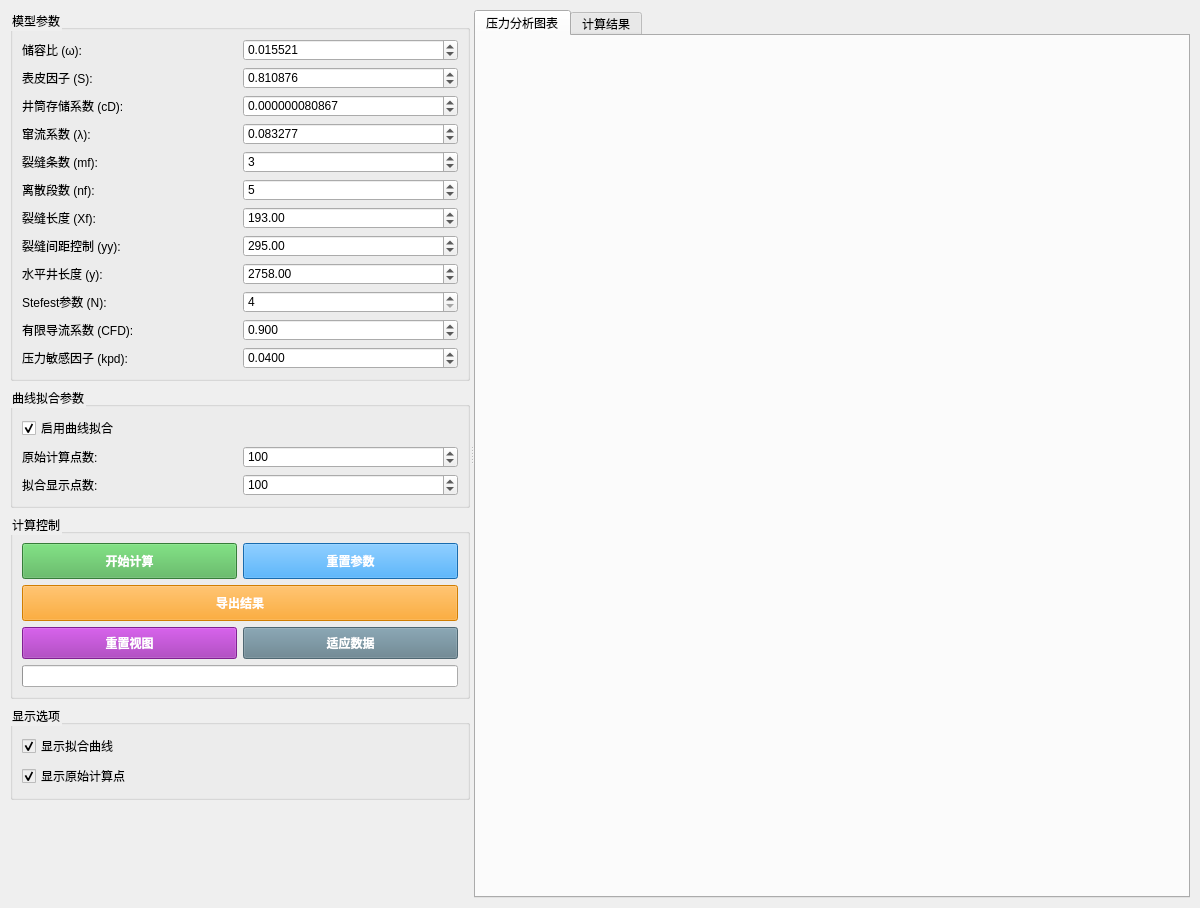
<?xml version="1.0" encoding="UTF-8"?>
<ui version="4.0">
 <class>ModelWidget2</class>
 <widget class="QWidget" name="ModelWidget2">
  <property name="geometry">
   <rect>
    <x>0</x>
    <y>0</y>
    <width>1200</width>
    <height>908</height>
   </rect>
  </property>
  <property name="windowTitle">
   <string>多孔隙介质页岩油藏渗流模型</string>
  </property>
  <property name="styleSheet">
   <string>QWidget { color: black; }</string>
  </property>
  <layout class="QVBoxLayout" name="mainLayout">
   <property name="leftMargin">
    <number>10</number>
   </property>
   <property name="topMargin">
    <number>10</number>
   </property>
   <property name="rightMargin">
    <number>10</number>
   </property>
   <property name="bottomMargin">
    <number>10</number>
   </property>
   <item>
    <widget class="QSplitter" name="mainSplitter">
     <property name="orientation">
      <enum>Qt::Orientation::Horizontal</enum>
     </property>
     <widget class="QWidget" name="leftPanel">
      <property name="minimumSize">
       <size>
        <width>420</width>
        <height>0</height>
       </size>
      </property>
      <property name="maximumSize">
       <size>
        <width>460</width>
        <height>16777215</height>
       </size>
      </property>
      <layout class="QVBoxLayout" name="leftLayout">
       <item>
        <widget class="QGroupBox" name="parameterGroup">
         <property name="title">
          <string>模型参数</string>
         </property>
         <layout class="QGridLayout" name="paramLayout">
          <item row="0" column="0">
           <widget class="QLabel" name="label_omega">
            <property name="text">
             <string>储容比 (ω):</string>
            </property>
           </widget>
          </item>
          <item row="0" column="1">
           <widget class="QDoubleSpinBox" name="omegaSpinBox">
            <property name="decimals">
             <number>6</number>
            </property>
            <property name="minimum">
             <double>0.000001000000000</double>
            </property>
            <property name="maximum">
             <double>0.999000000000000</double>
            </property>
            <property name="singleStep">
             <double>0.001000000000000</double>
            </property>
            <property name="value">
             <double>0.015521000000000</double>
            </property>
           </widget>
          </item>
          <item row="1" column="0">
           <widget class="QLabel" name="label_s">
            <property name="text">
             <string>表皮因子 (S):</string>
            </property>
           </widget>
          </item>
          <item row="1" column="1">
           <widget class="QDoubleSpinBox" name="sSpinBox">
            <property name="decimals">
             <number>6</number>
            </property>
            <property name="minimum">
             <double>-10.000000000000000</double>
            </property>
            <property name="maximum">
             <double>50.000000000000000</double>
            </property>
            <property name="value">
             <double>0.810876000000000</double>
            </property>
           </widget>
          </item>
          <item row="2" column="0">
           <widget class="QLabel" name="label_cd">
            <property name="text">
             <string>井筒存储系数 (cD):</string>
            </property>
           </widget>
          </item>
          <item row="2" column="1">
           <widget class="QDoubleSpinBox" name="cDSpinBox">
            <property name="decimals">
             <number>12</number>
            </property>
            <property name="minimum">
             <double>0.000000000001000</double>
            </property>
            <property name="maximum">
             <double>0.010000000000000</double>
            </property>
            <property name="value">
             <double>0.000000080867000</double>
            </property>
           </widget>
          </item>
          <item row="3" column="0">
           <widget class="QLabel" name="label_lambda">
            <property name="text">
             <string>窜流系数 (λ):</string>
            </property>
           </widget>
          </item>
          <item row="3" column="1">
           <widget class="QDoubleSpinBox" name="lambdaSpinBox">
            <property name="decimals">
             <number>6</number>
            </property>
            <property name="minimum">
             <double>0.000001000000000</double>
            </property>
            <property name="maximum">
             <double>1.000000000000000</double>
            </property>
            <property name="value">
             <double>0.083277000000000</double>
            </property>
           </widget>
          </item>
          <item row="4" column="0">
           <widget class="QLabel" name="label_mf">
            <property name="text">
             <string>裂缝条数 (mf):</string>
            </property>
           </widget>
          </item>
          <item row="4" column="1">
           <widget class="QSpinBox" name="mfSpinBox">
            <property name="minimum">
             <number>1</number>
            </property>
            <property name="maximum">
             <number>20</number>
            </property>
            <property name="value">
             <number>3</number>
            </property>
           </widget>
          </item>
          <item row="5" column="0">
           <widget class="QLabel" name="label_nf">
            <property name="text">
             <string>离散段数 (nf):</string>
            </property>
           </widget>
          </item>
          <item row="5" column="1">
           <widget class="QSpinBox" name="nfSpinBox">
            <property name="minimum">
             <number>3</number>
            </property>
            <property name="maximum">
             <number>20</number>
            </property>
            <property name="value">
             <number>5</number>
            </property>
           </widget>
          </item>
          <item row="6" column="0">
           <widget class="QLabel" name="label_xf">
            <property name="text">
             <string>裂缝长度 (Xf):</string>
            </property>
           </widget>
          </item>
          <item row="6" column="1">
           <widget class="QDoubleSpinBox" name="xfSpinBox">
            <property name="minimum">
             <double>1.000000000000000</double>
            </property>
            <property name="maximum">
             <double>5000.000000000000000</double>
            </property>
            <property name="value">
             <double>193.000000000000000</double>
            </property>
           </widget>
          </item>
          <item row="7" column="0">
           <widget class="QLabel" name="label_yy">
            <property name="text">
             <string>裂缝间距控制 (yy):</string>
            </property>
           </widget>
          </item>
          <item row="7" column="1">
           <widget class="QDoubleSpinBox" name="yySpinBox">
            <property name="minimum">
             <double>10.000000000000000</double>
            </property>
            <property name="maximum">
             <double>5000.000000000000000</double>
            </property>
            <property name="value">
             <double>295.000000000000000</double>
            </property>
           </widget>
          </item>
          <item row="8" column="0">
           <widget class="QLabel" name="label_y">
            <property name="text">
             <string>水平井长度 (y):</string>
            </property>
           </widget>
          </item>
          <item row="8" column="1">
           <widget class="QDoubleSpinBox" name="ySpinBox">
            <property name="minimum">
             <double>100.000000000000000</double>
            </property>
            <property name="maximum">
             <double>10000.000000000000000</double>
            </property>
            <property name="value">
             <double>2758.000000000000000</double>
            </property>
           </widget>
          </item>
          <item row="9" column="0">
           <widget class="QLabel" name="label_n">
            <property name="text">
             <string>Stefest参数 (N):</string>
            </property>
           </widget>
          </item>
          <item row="9" column="1">
           <widget class="QSpinBox" name="nSpinBox">
            <property name="minimum">
             <number>4</number>
            </property>
            <property name="maximum">
             <number>18</number>
            </property>
            <property name="singleStep">
             <number>2</number>
            </property>
            <property name="value">
             <number>4</number>
            </property>
           </widget>
          </item>
          <item row="10" column="0">
           <widget class="QLabel" name="label_cfd">
            <property name="text">
             <string>有限导流系数 (CFD):</string>
            </property>
           </widget>
          </item>
          <item row="10" column="1">
           <widget class="QDoubleSpinBox" name="cfdSpinBox">
            <property name="decimals">
             <number>3</number>
            </property>
            <property name="minimum">
             <double>0.001000000000000</double>
            </property>
            <property name="maximum">
             <double>100.000000000000000</double>
            </property>
            <property name="value">
             <double>0.900000000000000</double>
            </property>
           </widget>
          </item>
          <item row="11" column="0">
           <widget class="QLabel" name="label_kpd">
            <property name="text">
             <string>压力敏感因子 (kpd):</string>
            </property>
           </widget>
          </item>
          <item row="11" column="1">
           <widget class="QDoubleSpinBox" name="kpdSpinBox">
            <property name="decimals">
             <number>4</number>
            </property>
            <property name="minimum">
             <double>0.000100000000000</double>
            </property>
            <property name="maximum">
             <double>1.000000000000000</double>
            </property>
            <property name="value">
             <double>0.040000000000000</double>
            </property>
           </widget>
          </item>
         </layout>
        </widget>
       </item>
       <item>
        <widget class="QGroupBox" name="fittingGroup">
         <property name="title">
          <string>曲线拟合参数</string>
         </property>
         <layout class="QGridLayout" name="fittingLayout">
          <item row="0" column="0" colspan="2">
           <widget class="QCheckBox" name="enableFittingCheckBox">
            <property name="text">
             <string>启用曲线拟合</string>
            </property>
            <property name="checked">
             <bool>true</bool>
            </property>
           </widget>
          </item>
          <item row="1" column="0">
           <widget class="QLabel" name="label_original_points">
            <property name="text">
             <string>原始计算点数:</string>
            </property>
           </widget>
          </item>
          <item row="1" column="1">
           <widget class="QSpinBox" name="originalPointsSpinBox">
            <property name="minimum">
             <number>10</number>
            </property>
            <property name="maximum">
             <number>1000</number>
            </property>
            <property name="value">
             <number>100</number>
            </property>
           </widget>
          </item>
          <item row="2" column="0">
           <widget class="QLabel" name="label_fitting_points">
            <property name="text">
             <string>拟合显示点数:</string>
            </property>
           </widget>
          </item>
          <item row="2" column="1">
           <widget class="QSpinBox" name="fittingPointsSpinBox">
            <property name="minimum">
             <number>10</number>
            </property>
            <property name="maximum">
             <number>1000</number>
            </property>
            <property name="value">
             <number>100</number>
            </property>
           </widget>
          </item>
         </layout>
        </widget>
       </item>
       <item>
        <widget class="QGroupBox" name="controlGroup">
         <property name="title">
          <string>计算控制</string>
         </property>
         <layout class="QVBoxLayout" name="controlLayout">
          <item>
           <layout class="QHBoxLayout" name="buttonLayout1">
            <item>
             <widget class="QPushButton" name="calculateButton">
              <property name="styleSheet">
               <string>QPushButton { background-color: #4CAF50; color: white; font-weight: bold; padding: 8px; }</string>
              </property>
              <property name="text">
               <string>开始计算</string>
              </property>
             </widget>
            </item>
            <item>
             <widget class="QPushButton" name="resetButton">
              <property name="styleSheet">
               <string>QPushButton { background-color: #2196F3; color: white; font-weight: bold; padding: 8px; }</string>
              </property>
              <property name="text">
               <string>重置参数</string>
              </property>
             </widget>
            </item>
           </layout>
          </item>
          <item>
           <layout class="QHBoxLayout" name="buttonLayout2">
            <item>
             <widget class="QPushButton" name="exportButton">
              <property name="enabled">
               <bool>false</bool>
              </property>
              <property name="styleSheet">
               <string>QPushButton { background-color: #FF9800; color: white; font-weight: bold; padding: 8px; }</string>
              </property>
              <property name="text">
               <string>导出结果</string>
              </property>
             </widget>
            </item>
           </layout>
          </item>
          <item>
           <layout class="QHBoxLayout" name="viewLayout">
            <item>
             <widget class="QPushButton" name="resetViewButton">
              <property name="enabled">
               <bool>false</bool>
              </property>
              <property name="styleSheet">
               <string>QPushButton { background-color: #9C27B0; color: white; font-weight: bold; padding: 6px; }</string>
              </property>
              <property name="text">
               <string>重置视图</string>
              </property>
             </widget>
            </item>
            <item>
             <widget class="QPushButton" name="fitToDataButton">
              <property name="enabled">
               <bool>false</bool>
              </property>
              <property name="styleSheet">
               <string>QPushButton { background-color: #607D8B; color: white; font-weight: bold; padding: 6px; }</string>
              </property>
              <property name="text">
               <string>适应数据</string>
              </property>
             </widget>
            </item>
           </layout>
          </item>
          <item>
           <widget class="QProgressBar" name="progressBar">
            <property name="visible">
             <bool>false</bool>
            </property>
           </widget>
          </item>
         </layout>
        </widget>
       </item>
       <item>
        <widget class="QGroupBox" name="displayGroup">
         <property name="title">
          <string>显示选项</string>
         </property>
         <layout class="QVBoxLayout" name="displayLayout">
          <item>
           <widget class="QCheckBox" name="showFittedCurveCheckBox">
            <property name="enabled">
             <bool>false</bool>
            </property>
            <property name="text">
             <string>显示拟合曲线</string>
            </property>
            <property name="checked">
             <bool>true</bool>
            </property>
           </widget>
          </item>
          <item>
           <widget class="QCheckBox" name="showOriginalDataCheckBox">
            <property name="enabled">
             <bool>false</bool>
            </property>
            <property name="text">
             <string>显示原始计算点</string>
            </property>
            <property name="checked">
             <bool>true</bool>
            </property>
           </widget>
          </item>
         </layout>
        </widget>
       </item>
       <item>
        <spacer name="verticalSpacer">
         <property name="orientation">
          <enum>Qt::Orientation::Vertical</enum>
         </property>
         <property name="sizeHint" stdset="0">
          <size>
           <width>20</width>
           <height>40</height>
          </size>
         </property>
        </spacer>
       </item>
      </layout>
     </widget>
     <widget class="QTabWidget" name="tabWidget">
      <property name="currentIndex">
       <number>0</number>
      </property>
      <property name="styleSheet">
       <string>QTabWidget { margin-top: -85px; }</string>
      </property>
      <widget class="QWidget" name="chartTab">
       <attribute name="title">
        <string>压力分析图表</string>
       </attribute>
      </widget>
      <widget class="QWidget" name="resultTab">
       <attribute name="title">
        <string>计算结果</string>
       </attribute>
       <layout class="QVBoxLayout" name="resultLayout">
        <item>
         <widget class="QTextEdit" name="resultTextEdit">
          <property name="styleSheet">
           <string>QTextEdit { color: black; background-color: white; }</string>
          </property>
          <property name="readOnly">
           <bool>true</bool>
          </property>
          <property name="html">
           <string>&lt;!DOCTYPE HTML PUBLIC &quot;-//W3C//DTD HTML 4.0//EN&quot; &quot;http://www.w3.org/TR/REC-html40/strict.dtd&quot;&gt;
&lt;html&gt;&lt;head&gt;&lt;meta name=&quot;qrichtext&quot; content=&quot;1&quot; /&gt;&lt;meta charset=&quot;utf-8&quot; /&gt;&lt;style type=&quot;text/css&quot;&gt;
p, li { white-space: pre-wrap; }
hr { height: 1px; border-width: 0; }
li.unchecked::marker { content: &quot;\2610&quot;; }
li.checked::marker { content: &quot;\2612&quot;; }
&lt;/style&gt;&lt;/head&gt;&lt;body style=&quot; font-family:'Microsoft YaHei UI'; font-size:9pt; font-weight:400; font-style:normal;&quot;&gt;
&lt;p style=&quot; margin-top:0px; margin-bottom:0px; margin-left:0px; margin-right:0px; -qt-block-indent:0; text-indent:0px;&quot;&gt;等待计算结果...&lt;/p&gt;
&lt;p style=&quot;-qt-paragraph-type:empty; margin-top:0px; margin-bottom:0px; margin-left:0px; margin-right:0px; -qt-block-indent:0; text-indent:0px;&quot;&gt;&lt;br /&gt;&lt;/p&gt;
&lt;p style=&quot; margin-top:0px; margin-bottom:0px; margin-left:0px; margin-right:0px; -qt-block-indent:0; text-indent:0px;&quot;&gt;选择对应的模型类型，设置参数后点击'开始计算'按钮进行多孔隙介质页岩油藏渗流模型压力分析计算。&lt;/p&gt;
&lt;p style=&quot;-qt-paragraph-type:empty; margin-top:0px; margin-bottom:0px; margin-left:0px; margin-right:0px; -qt-block-indent:0; text-indent:0px;&quot;&gt;&lt;br /&gt;&lt;/p&gt;
&lt;p style=&quot;-qt-paragraph-type:empty; margin-top:0px; margin-bottom:0px; margin-left:0px; margin-right:0px; -qt-block-indent:0; text-indent:0px;&quot;&gt;&lt;br /&gt;&lt;/p&gt;&lt;/body&gt;&lt;/html&gt;</string>
          </property>
          <property name="plainText">
           <string>等待计算结果...

选择对应的模型类型，设置参数后点击'开始计算'按钮进行多孔隙介质页岩油藏渗流模型压力分析计算。

</string>
          </property>
         </widget>
        </item>
       </layout>
      </widget>
     </widget>
    </widget>
   </item>
  </layout>
 </widget>
 <resources/>
 <connections/>
</ui>
